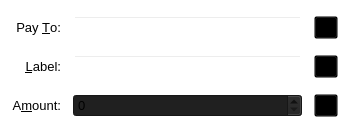
<?xml version="1.0" encoding="UTF-8"?>
<ui version="4.0">
 <class>SendCoinsEntry</class>
 <widget class="QFrame" name="SendCoinsEntry">
  <property name="geometry">
   <rect>
    <x>0</x>
    <y>0</y>
    <width>350</width>
    <height>136</height>
   </rect>
  </property>
  <property name="windowTitle">
   <string>Form</string>
  </property>
  <property name="styleSheet">
   <string notr="true">background: transparent;</string>
  </property>
  <property name="frameShape">
   <enum>QFrame::StyledPanel</enum>
  </property>
  <property name="frameShadow">
   <enum>QFrame::Sunken</enum>
  </property>
  <layout class="QGridLayout" name="gridLayout">
   <property name="spacing">
    <number>12</number>
   </property>
   <item row="3" column="0">
    <widget class="QLabel" name="label_2">
     <property name="font">
      <font>
       <pointsize>10</pointsize>
      </font>
     </property>
     <property name="styleSheet">
      <string notr="true">background: transparent;
background-color:transparent;</string>
     </property>
     <property name="text">
      <string>Pay &amp;To:</string>
     </property>
     <property name="alignment">
      <set>Qt::AlignRight|Qt::AlignTrailing|Qt::AlignVCenter</set>
     </property>
     <property name="buddy">
      <cstring>payTo</cstring>
     </property>
    </widget>
   </item>
   <item row="8" column="0">
    <widget class="QLabel" name="label">
     <property name="font">
      <font>
       <pointsize>10</pointsize>
      </font>
     </property>
     <property name="styleSheet">
      <string notr="true">background: transparent;
background-color:transparent;</string>
     </property>
     <property name="text">
      <string>A&amp;mount:</string>
     </property>
     <property name="alignment">
      <set>Qt::AlignRight|Qt::AlignTrailing|Qt::AlignVCenter</set>
     </property>
     <property name="buddy">
      <cstring>payAmount</cstring>
     </property>
    </widget>
   </item>
   <item row="5" column="0">
    <widget class="QLabel" name="label_4">
     <property name="font">
      <font>
       <pointsize>10</pointsize>
      </font>
     </property>
     <property name="styleSheet">
      <string notr="true">background: transparent;
background-color:transparent;</string>
     </property>
     <property name="text">
      <string>&amp;Label:</string>
     </property>
     <property name="alignment">
      <set>Qt::AlignRight|Qt::AlignTrailing|Qt::AlignVCenter</set>
     </property>
     <property name="buddy">
      <cstring>addAsLabel</cstring>
     </property>
    </widget>
   </item>
   <item row="5" column="1">
    <layout class="QHBoxLayout" name="horizontalLayout_2">
     <item>
      <widget class="QValidatedLineEdit" name="addAsLabel">
       <property name="font">
        <font>
         <pointsize>10</pointsize>
        </font>
       </property>
       <property name="toolTip">
        <string>Enter a label for this address to add it to your address book</string>
       </property>
      </widget>
     </item>
     <item>
      <widget class="QToolButton" name="addressBookButton">
       <property name="toolTip">
        <string>Choose address from address book</string>
       </property>
       <property name="text">
        <string/>
       </property>
       <property name="icon">
        <iconset resource="../bitcoin.qrc">
         <normaloff>:/icons/address-book</normaloff>:/icons/address-book</iconset>
       </property>
       <property name="shortcut">
        <string>Alt+A</string>
       </property>
      </widget>
     </item>
    </layout>
   </item>
   <item row="8" column="1">
    <layout class="QHBoxLayout" name="horizontalLayout">
     <item>
      <widget class="FrogCoinAmountField" name="payAmount">
       <property name="font">
        <font>
         <pointsize>10</pointsize>
        </font>
       </property>
       <property name="styleSheet">
        <string notr="true">background-color: rgb(32, 32, 32);</string>
       </property>
      </widget>
     </item>
     <item>
      <widget class="QToolButton" name="deleteButton">
       <property name="toolTip">
        <string>Remove this recipient</string>
       </property>
       <property name="text">
        <string/>
       </property>
       <property name="icon">
        <iconset resource="../bitcoin.qrc">
         <normaloff>:/icons/remove</normaloff>:/icons/remove</iconset>
       </property>
      </widget>
     </item>
    </layout>
   </item>
   <item row="3" column="1">
    <layout class="QHBoxLayout" name="payToLayout">
     <item>
      <widget class="QValidatedLineEdit" name="payTo">
       <property name="font">
        <font>
         <pointsize>10</pointsize>
        </font>
       </property>
       <property name="toolTip">
        <string>The address to send the payment to (e.g. C8gZqgY4r2RoEdqYk3QsAqFckyf9pRHN6i)</string>
       </property>
       <property name="maxLength">
        <number>80</number>
       </property>
      </widget>
     </item>
     <item>
      <widget class="QToolButton" name="pasteButton">
       <property name="toolTip">
        <string>Paste address from clipboard</string>
       </property>
       <property name="text">
        <string/>
       </property>
       <property name="icon">
        <iconset resource="../bitcoin.qrc">
         <normaloff>:/icons/editpaste</normaloff>:/icons/editpaste</iconset>
       </property>
       <property name="shortcut">
        <string>Alt+P</string>
       </property>
      </widget>
     </item>
    </layout>
   </item>
  </layout>
 </widget>
 <customwidgets>
  <customwidget>
   <class>FrogCoinAmountField</class>
   <extends>QSpinBox</extends>
   <header>bitcoinamountfield.h</header>
   <container>1</container>
  </customwidget>
  <customwidget>
   <class>QValidatedLineEdit</class>
   <extends>QLineEdit</extends>
   <header>qvalidatedlineedit.h</header>
  </customwidget>
 </customwidgets>
 <resources>
  <include location="../bitcoin.qrc"/>
 </resources>
 <connections/>
</ui>
